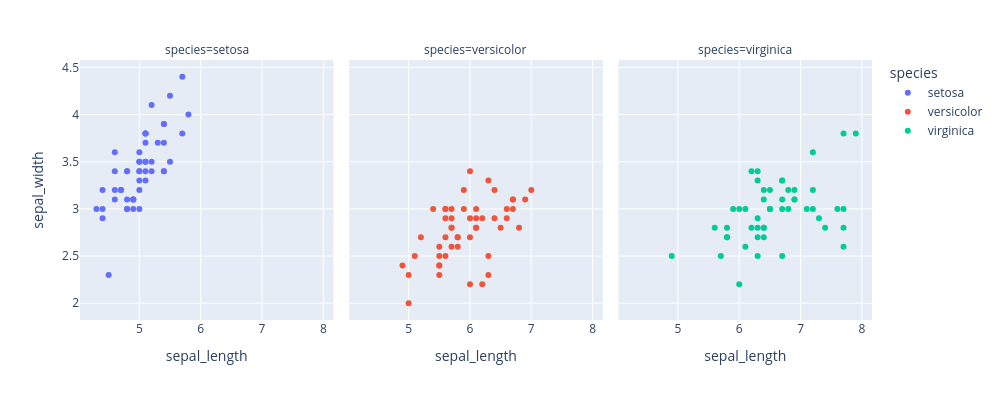

The notebook cell this image was saved under:
### Markdown cell above
### Facets

`facet_col` gives you small multiples: one panel per group value. Each panel is still fully interactive.

### Code cell
# One interactive panel per species
fig = px.scatter(df, x="sepal_length", y="sepal_width", color='species',
                 width=1000, height=400,
                 hover_data=['petal_length', 'petal_width'],
                 facet_col='species')
fig.show()

### Figure 1 — Plotly figure (JSON) as saved in the notebook; plotly's stock layout.template omitted (floating-point values rounded to 4 significant figures)
{"data": [{"customdata": [[1.4, 0.2], [1.4, 0.2], [1.3, 0.2], [1.5, 0.2], [1.4, 0.2], [1.7, 0.4], [1.4, 0.3], [1.5, 0.2], [1.4, 0.2], [1.5, 0.1], [1.5, 0.2], [1.6, 0.2], [1.4, 0.1], [1.1, 0.1], [1.2, 0.2], [1.5, 0.4], [1.3, 0.4], [1.4, 0.3], [1.7, 0.3], [1.5, 0.3], [1.7, 0.2], [1.5, 0.4], [1.0, 0.2], [1.7, 0.5], [1.9, 0.2], [1.6, 0.2], [1.6, 0.4], [1.5, 0.2], [1.4, 0.2], [1.6, 0.2], [1.6, 0.2], [1.5, 0.4], [1.5, 0.1], [1.4, 0.2], [1.5, 0.1], [1.2, 0.2], [1.3, 0.2], [1.5, 0.1], [1.3, 0.2], [1.5, 0.2], [1.3, 0.3], [1.3, 0.3], [1.3, 0.2], [1.6, 0.6], [1.9, 0.4], [1.4, 0.3], [1.6, 0.2], [1.4, 0.2], [1.5, 0.2], [1.4, 0.2]], "hovertemplate": "species=setosa<br>sepal_length=%{x}<br>sepal_width=%{y}<br>petal_length=%{customdata[0]}<br>petal_width=%{customdata[1]}<extra></extra>", "legendgroup": "setosa", "marker": {"color": "#636efa", "symbol": "circle"}, "mode": "markers", "name": "setosa", "orientation": "v", "showlegend": true, "type": "scatter", "x": [5.1, 4.9, 4.7, 4.6, 5.0, 5.4, 4.6, 5.0, 4.4, 4.9, 5.4, 4.8, 4.8, 4.3, 5.8, 5.7, 5.4, 5.1, 5.7, 5.1, 5.4, 5.1, 4.6, 5.1, 4.8, 5.0, 5.0, 5.2, 5.2, 4.7, 4.8, 5.4, 5.2, 5.5, 4.9, 5.0, 5.5, 4.9, 4.4, 5.1, 5.0, 4.5, 4.4, 5.0, 5.1, 4.8, 5.1, 4.6, 5.3, 5.0], "xaxis": "x", "y": [3.5, 3.0, 3.2, 3.1, 3.6, 3.9, 3.4, 3.4, 2.9, 3.1, 3.7, 3.4, 3.0, 3.0, 4.0, 4.4, 3.9, 3.5, 3.8, 3.8, 3.4, 3.7, 3.6, 3.3, 3.4, 3.0, 3.4, 3.5, 3.4, 3.2, 3.1, 3.4, 4.1, 4.2, 3.1, 3.2, 3.5, 3.1, 3.0, 3.4, 3.5, 2.3, 3.2, 3.5, 3.8, 3.0, 3.8, 3.2, 3.7, 3.3], "yaxis": "y"}, {"customdata": [[4.7, 1.4], [4.5, 1.5], [4.9, 1.5], [4.0, 1.3], [4.6, 1.5], [4.5, 1.3], [4.7, 1.6], [3.3, 1.0], [4.6, 1.3], [3.9, 1.4], [3.5, 1.0], [4.2, 1.5], [4.0, 1.0], [4.7, 1.4], [3.6, 1.3], [4.4, 1.4], [4.5, 1.5], [4.1, 1.0], [4.5, 1.5], [3.9, 1.1], [4.8, 1.8], [4.0, 1.3], [4.9, 1.5], [4.7, 1.2], [4.3, 1.3], [4.4, 1.4], [4.8, 1.4], [5.0, 1.7], [4.5, 1.5], [3.5, 1.0], [3.8, 1.1], [3.7, 1.0], [3.9, 1.2], [5.1, 1.6], [4.5, 1.5], [4.5, 1.6], [4.7, 1.5], [4.4, 1.3], [4.1, 1.3], [4.0, 1.3], [4.4, 1.2], [4.6, 1.4], [4.0, 1.2], [3.3, 1.0], [4.2, 1.3], [4.2, 1.2], [4.2, 1.3], [4.3, 1.3], [3.0, 1.1], [4.1, 1.3]], "hovertemplate": "species=versicolor<br>sepal_length=%{x}<br>sepal_width=%{y}<br>petal_length=%{customdata[0]}<br>petal_width=%{customdata[1]}<extra></extra>", "legendgroup": "versicolor", "marker": {"color": "#EF553B", "symbol": "circle"}, "mode": "markers", "name": "versicolor", "orientation": "v", "showlegend": true, "type": "scatter", "x": [7.0, 6.4, 6.9, 5.5, 6.5, 5.7, 6.3, 4.9, 6.6, 5.2, 5.0, 5.9, 6.0, 6.1, 5.6, 6.7, 5.6, 5.8, 6.2, 5.6, 5.9, 6.1, 6.3, 6.1, 6.4, 6.6, 6.8, 6.7, 6.0, 5.7, 5.5, 5.5, 5.8, 6.0, 5.4, 6.0, 6.7, 6.3, 5.6, 5.5, 5.5, 6.1, 5.8, 5.0, 5.6, 5.7, 5.7, 6.2, 5.1, 5.7], "xaxis": "x2", "y": [3.2, 3.2, 3.1, 2.3, 2.8, 2.8, 3.3, 2.4, 2.9, 2.7, 2.0, 3.0, 2.2, 2.9, 2.9, 3.1, 3.0, 2.7, 2.2, 2.5, 3.2, 2.8, 2.5, 2.8, 2.9, 3.0, 2.8, 3.0, 2.9, 2.6, 2.4, 2.4, 2.7, 2.7, 3.0, 3.4, 3.1, 2.3, 3.0, 2.5, 2.6, 3.0, 2.6, 2.3, 2.7, 3.0, 2.9, 2.9, 2.5, 2.8], "yaxis": "y2"}, {"customdata": [[6.0, 2.5], [5.1, 1.9], [5.9, 2.1], [5.6, 1.8], [5.8, 2.2], [6.6, 2.1], [4.5, 1.7], [6.3, 1.8], [5.8, 1.8], [6.1, 2.5], [5.1, 2.0], [5.3, 1.9], [5.5, 2.1], [5.0, 2.0], [5.1, 2.4], [5.3, 2.3], [5.5, 1.8], [6.7, 2.2], [6.9, 2.3], [5.0, 1.5], [5.7, 2.3], [4.9, 2.0], [6.7, 2.0], [4.9, 1.8], [5.7, 2.1], [6.0, 1.8], [4.8, 1.8], [4.9, 1.8], [5.6, 2.1], [5.8, 1.6], [6.1, 1.9], [6.4, 2.0], [5.6, 2.2], [5.1, 1.5], [5.6, 1.4], [6.1, 2.3], [5.6, 2.4], [5.5, 1.8], [4.8, 1.8], [5.4, 2.1], [5.6, 2.4], [5.1, 2.3], [5.1, 1.9], [5.9, 2.3], [5.7, 2.5], [5.2, 2.3], [5.0, 1.9], [5.2, 2.0], [5.4, 2.3], [5.1, 1.8]], "hovertemplate": "species=virginica<br>sepal_length=%{x}<br>sepal_width=%{y}<br>petal_length=%{customdata[0]}<br>petal_width=%{customdata[1]}<extra></extra>", "legendgroup": "virginica", "marker": {"color": "#00cc96", "symbol": "circle"}, "mode": "markers", "name": "virginica", "orientation": "v", "showlegend": true, "type": "scatter", "x": [6.3, 5.8, 7.1, 6.3, 6.5, 7.6, 4.9, 7.3, 6.7, 7.2, 6.5, 6.4, 6.8, 5.7, 5.8, 6.4, 6.5, 7.7, 7.7, 6.0, 6.9, 5.6, 7.7, 6.3, 6.7, 7.2, 6.2, 6.1, 6.4, 7.2, 7.4, 7.9, 6.4, 6.3, 6.1, 7.7, 6.3, 6.4, 6.0, 6.9, 6.7, 6.9, 5.8, 6.8, 6.7, 6.7, 6.3, 6.5, 6.2, 5.9], "xaxis": "x3", "y": [3.3, 2.7, 3.0, 2.9, 3.0, 3.0, 2.5, 2.9, 2.5, 3.6, 3.2, 2.7, 3.0, 2.5, 2.8, 3.2, 3.0, 3.8, 2.6, 2.2, 3.2, 2.8, 2.8, 2.7, 3.3, 3.2, 2.8, 3.0, 2.8, 3.0, 2.8, 3.8, 2.8, 2.8, 2.6, 3.0, 3.4, 3.1, 3.0, 3.1, 3.1, 3.1, 2.7, 3.2, 3.3, 3.0, 2.5, 3.0, 3.4, 3.0], "yaxis": "y3"}], "layout": {"annotations": [{"font": {}, "showarrow": false, "text": "species=setosa", "x": 0.16, "xanchor": "center", "xref": "paper", "y": 1, "yanchor": "bottom", "yref": "paper"}, {"font": {}, "showarrow": false, "text": "species=versicolor", "x": 0.5, "xanchor": "center", "xref": "paper", "y": 1, "yanchor": "bottom", "yref": "paper"}, {"font": {}, "showarrow": false, "text": "species=virginica", "x": 0.84, "xanchor": "center", "xref": "paper", "y": 1, "yanchor": "bottom", "yref": "paper"}], "height": 400, "legend": {"title": {"text": "species"}, "tracegroupgap": 0}, "margin": {"t": 60}, "width": 1000, "xaxis": {"anchor": "y", "domain": [0, 0.32], "title": {"text": "sepal_length"}}, "xaxis2": {"anchor": "y2", "domain": [0.34, 0.66], "matches": "x", "title": {"text": "sepal_length"}}, "xaxis3": {"anchor": "y3", "domain": [0.68, 1.0], "matches": "x", "title": {"text": "sepal_length"}}, "yaxis": {"anchor": "x", "domain": [0, 1], "title": {"text": "sepal_width"}}, "yaxis2": {"anchor": "x2", "domain": [0, 1], "matches": "y", "showticklabels": false}, "yaxis3": {"anchor": "x3", "domain": [0, 1], "matches": "y", "showticklabels": false}}}
